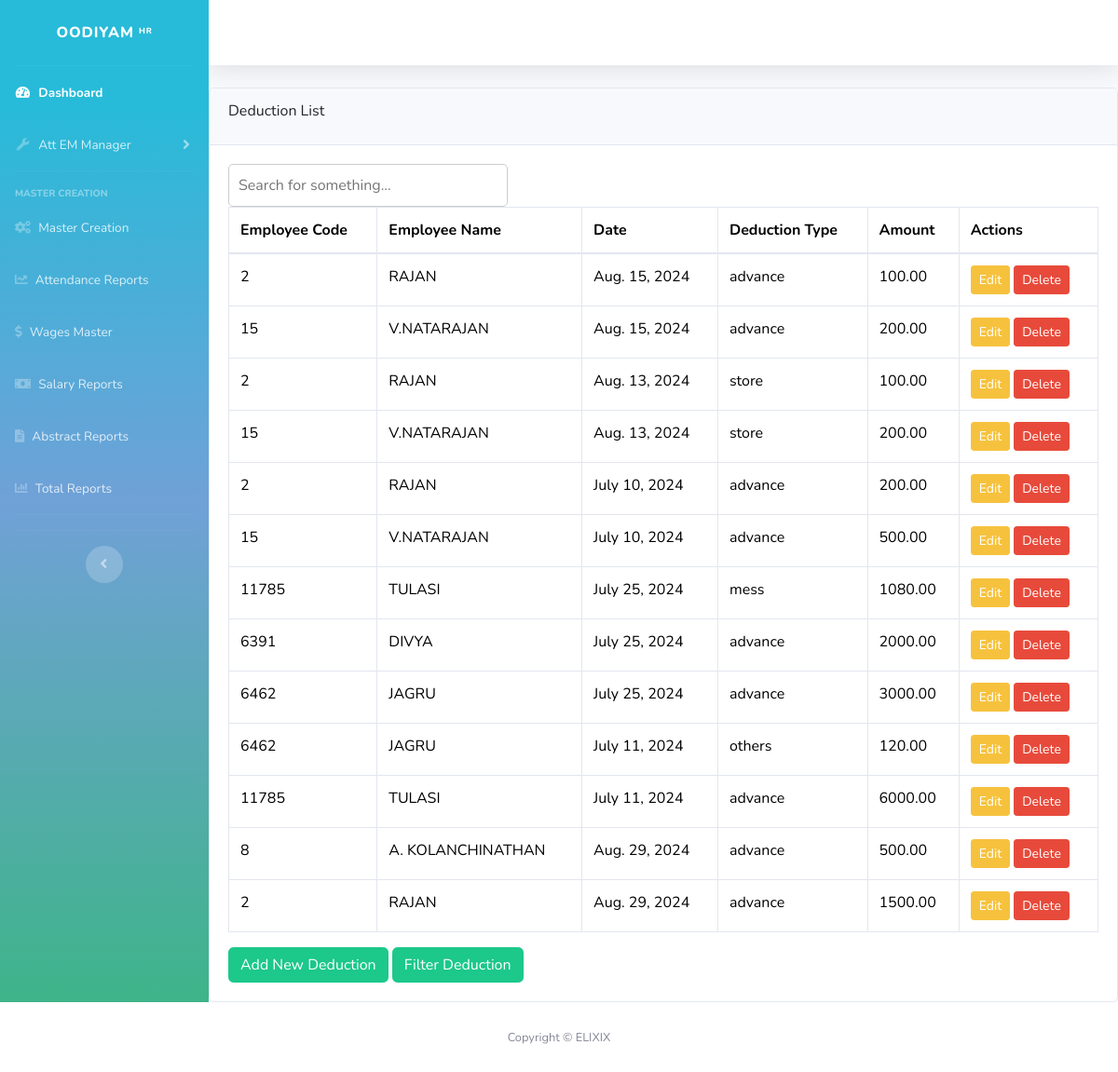
Page /employee/deductions/ on the committed database.
### employee/models.py (models this page shows, shortened)
class Deduction(models.Model):
    DEDUCTION_TYPE_CHOICES = [
        ('advance', 'Advance'),
        ('mess', 'Mess'),
        ('store', 'Store'),
        ('others', 'Others'),
    ]
    employee = models.ForeignKey(Employee, on_delete=models.CASCADE)
    date = models.DateField()
    deduction_type = models.CharField(max_length=20, choices=DEDUCTION_TYPE_CHOICES)
    amount = models.DecimalField(max_digits=10, decimal_places=2)

class Employee(models.Model):
    employee_code = models.IntegerField(default=0, blank=True, null=True, verbose_name="Employee Code", unique=True)
    employee_name = models.CharField(max_length=100, blank=True, null=True, verbose_name="Employee Name")
    employee_mobile = models.CharField(max_length=20, blank=True, null=True, verbose_name="Employee Mobile")
    emergency_mobile = models.CharField(max_length=20, blank=True, null=True, verbose_name="Emergency Mobile")
    father_or_husband_name = models.CharField(max_length=100, blank=True, null=True, verbose_name="Father or Husband Name")
    address_1 = models.TextField(blank=True, null=True, verbose_name="Address Line 1")
    street = models.CharField(max_length=100, blank=True, null=True, verbose_name="Street")
    city = models.CharField(max_length=100, blank=True, null=True, verbose_name="City")
    district = models.CharField(max_length=100, blank=True, null=True, verbose_name="District")
    state = models.CharField(max_length=100, blank=True, null=True, verbose_name="State")
    pincode = models.CharField(max_length=100, blank=True, null=True, verbose_name="Pincode")
    date_of_birth = models.DateField(blank=True, null=True, verbose_name="Date of Birth")
    age = models.IntegerField(blank=True, null=True, verbose_name="Age")
    qualification = models.CharField(max_length=100, blank=True, null=True, choices=QUALIFICATION, verbose_name="Qualification")
    marital_status = models.CharField(max_length=100, blank=True, null=True,  verbose_name="Marital Status")
    blood_group = models.CharField(max_length=100, blank=True, null=True, verbose_name="Blood Group")
    gender = models.CharField(max_length=100, blank=True, null=True, choices=GENDER, default="male", verbose_name="Gender")
    department = models.ForeignKey(Department, on_delete=models.CASCADE)
    category = models.ForeignKey(Category, on_delete=models.CASCADE)
    designation =models.ForeignKey(Designation, on_delete=models.CASCADE,  null=True, blank=True, related_name='employees_by_designation', verbose_name="Designation")
    weekly_off = models.CharField(max_length=100, choices=DAYS_OF_WEEK, blank=True, null=True, verbose_name="Weekly Off")
    date_of_joining = models.DateField(blank=True, null=True, verbose_name="Date of Joining")
    date_of_re_joining = models.DateField(blank=True, null=True, verbose_name="Date of Re-joining")
    date_of_leaving = models.DateField(blank=True, null=True, verbose_name="Date of Leaving")
    pf_esi_applicable = models.CharField(max_length=10, choices=[('yes', 'Yes'), ('no', 'No')], default='no', verbose_name="PF/ESI Applicable")
    pf_date_of_joining = models.DateField(blank=True, null=True, verbose_name="PF Date of Joining")
    pf_no = models.CharField(max_length=100, blank=True, null=True, verbose_name="PF Number")
    esi_no = models.CharField(max_length=100, blank=True, null=True, verbose_name="ESI Number")
    bank_name = models.CharField(max_length=200, null=True, blank=True, verbose_name="Bank Name")
    account_holder = models.CharField(max_length=200, blank=True, null=True, verbose_name="Account Holder")
    account_no = models.CharField(max_length=100, null=True, blank=True, verbose_name="Account Number")
    ifsc_code = models.CharField(max_length=100, null=True, blank=True, verbose_name="IFSC Code")
    branch = models.CharField(max_length=100, null=True, blank=True, verbose_name="Branch")
    nominee_name = models.CharField(max_length=100, blank=True, null=True, verbose_name="Nominee Name")
    nominee_relationship = models.CharField(max_length=100, blank=True, null=True, verbose_name="Nominee Relationship")
    nominee_age = models.IntegerField(blank=True, null=True, verbose_name="Nominee Age")
    employee_photo = models.ImageField(upload_to='photos/', null=True, blank=True,  verbose_name="Employee Photo")
    aadhar_number = models.CharField(max_length=20, blank=True, null=True, verbose_name="Aadhar Number")
    migrant_worker = models.CharField(max_length=20, blank=True, null=True, choices=APPLICABLE, default="no", verbose_name="Migrant Worker")
    migrant_worker_specific = models.CharField(max_length=20, blank=True, null=True, choices=MIGRANT_WORKER_SPECIFIC ,default="tamil", verbose_name="Migrant Worker Specific")
    food_expense=models.CharField(max_length=20, blank=True, null=True, choices=APPLICABLE, default="no", verbose_name="Food Expense")
    working_mode = models.CharField(max_length=40, blank=True, null=True, choices=WORKING_MODE, default="dayscholar", verbose_name="Working Mode")
    status = models.CharField(max_length=100, blank=True, null=True, choices=STATUS, default="active", verbose_name="Status")
    ot_available=models.CharField(max_length=100, blank=True, null=True, choices=APPLICABLE, default="no", verbose_name="OT Applicable")
    created_at = models.DateTimeField(auto_now_add=True, verbose_name="Created At")
    updated_at = models.DateTimeField(auto_now=True, verbose_name="Updated At")
    pf_percentage = models.FloatField(default=12.0, blank=True, null=True, verbose_name="PF Percentage")
    esi_percentage = models.FloatField(default=0.75, blank=True, null=True, verbose_name="ESI Percentage")
    pf_amount = models.DecimalField(max_digits=15, decimal_places=2, default=0.0, blank=True, null=True, verbose_name="PF Amount")
    esi_amount = models.DecimalField(max_digits=15, decimal_places=2, default=0.0, blank=True, null=True, verbose_name="ESI Amount")
    leader = models.ForeignKey('Leader', on_delete=models.SET_NULL, null=True, blank=True, related_name='commissioned_employees')

### employee/views.py (the view)
# urls.py: path('deductions/', views.deduction_list_view, name='deduction_list'),
def deduction_list_view(request):
    deductions = Deduction.objects.select_related('employee').all()
    return render(request, 'employee/deduction/deduction_list.html', {'deductions': deductions})

### employee/templates/employee/deduction/deduction_list.html (shortened to what this page needs)
{% load static %}
{% load crispy_forms_tags %}
<!DOCTYPE html>
<html lang="en">
<head>
    <link rel="stylesheet" href="https://cdnjs.cloudflare.com/ajax/libs/select2/4.0.13/css/select2.min.css">
    <link href="{% static 'django_select2/django_select2.css' %}" rel="stylesheet">
    <link rel="stylesheet" href="https://cdnjs.cloudflare.com/ajax/libs/select2/4.0.13/css/select2.min.css">
    <link href="{% static 'django_select2/django_select2.css' %}" rel="stylesheet">
    <link href="https://cdnjs.cloudflare.com/ajax/libs/font-awesome/5.15.4/css/all.min.css" rel="stylesheet">
</head>
   <body id="page-top">
    <div id="wrapper">
        {% include 'body/sidebar.html' %}
        <div id="content-wrapper" class="d-flex flex-column">
            <div id="content">
                {% include 'body/header.html' %}
                <div class="card">
                    <div class="card-header">
                            <div class="card-title">Deduction List</div>
                        </div>
                        <div class="card-body">
 <input type="text" id="myInput" onkeyup="filterTable('myInput', 'dataTable')" placeholder="Search for something..." style="padding: 10px; border: 1px solid #ccc; border-radius: 5px; font-size: 16px; width: 300px;">
                            <table class="table table-bordered table-bordered-bd-primary"   id="dataTable">
                                <thead>
                                    <tr>
                                        <th>Employee Code</th>
                                        <th>Employee Name</th>
                                        <th>Date</th>
                                        <th>Deduction Type</th>
                                        <th>Amount</th>
                                        <th>Actions</th>
                                    </tr>
                                </thead>
                                <tbody>
                                    {% for deduction in deductions %}
                                    <tr>
                                        <td>{{ deduction.employee.employee_code }}</td>
                                        <td>{{ deduction.employee.employee_name }}</td>
                                        <td>{{ deduction.date }}</td>
                                        <td>{{ deduction.deduction_type }}</td>
                                        <td>{{ deduction.amount }}</td>
                                        <td>
                                            <a href="{% url 'deduction_update' deduction.id %}" class="btn btn-warning btn-sm">Edit</a>
                                            <a href="{% url 'deduction_delete' deduction.id %}" class="btn btn-danger btn-sm">Delete</a>
                                        </td>
                                    </tr>
                                    {% endfor %}
                                </tbody>
                            </table>
                            <a href="{% url 'deduction_create' %}" class="btn btn-success">Add New Deduction</a>
                            <a href="{% url 'deduction_filterd_list' %}" class="btn btn-success">Filter Deduction</a>
                        </div>
                    </div>
                </div>
            </div>
        </div>
    {% include 'body/footer.html' %}
</body>
</html>

### rows in the picture
Deduction: employee.employee_code "2", employee.employee_name "RAJAN", date "Aug. 15, 2024", deduction_type "advance", amount "100.00"
Deduction: employee.employee_code "15", employee.employee_name "V.NATARAJAN", date "Aug. 15, 2024", deduction_type "advance", amount "200.00"
Deduction: employee.employee_code "2", employee.employee_name "RAJAN", date "Aug. 13, 2024", deduction_type "store", amount "100.00"
Deduction: employee.employee_code "15", employee.employee_name "V.NATARAJAN", date "Aug. 13, 2024", deduction_type "store", amount "200.00"
Deduction: employee.employee_code "2", employee.employee_name "RAJAN", date "July 10, 2024", deduction_type "advance", amount "200.00"
Deduction: employee.employee_code "15", employee.employee_name "V.NATARAJAN", date "July 10, 2024", deduction_type "advance", amount "500.00"
Deduction: employee.employee_code "11785", employee.employee_name "TULASI", date "July 25, 2024", deduction_type "mess", amount "1080.00"
Deduction: employee.employee_code "6391", employee.employee_name "DIVYA", date "July 25, 2024", deduction_type "advance", amount "2000.00"
Deduction: employee.employee_code "6462", employee.employee_name "JAGRU", date "July 25, 2024", deduction_type "advance", amount "3000.00"
Deduction: employee.employee_code "6462", employee.employee_name "JAGRU", date "July 11, 2024", deduction_type "others", amount "120.00"
Deduction: employee.employee_code "11785", employee.employee_name "TULASI", date "July 11, 2024", deduction_type "advance", amount "6000.00"
Deduction: employee.employee_code "8", employee.employee_name "A. KOLANCHINATHAN", date "Aug. 29, 2024", deduction_type "advance", amount "500.00"
Deduction: employee.employee_code "2", employee.employee_name "RAJAN", date "Aug. 29, 2024", deduction_type "advance", amount "1500.00"
